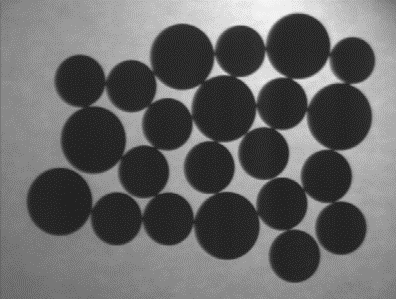
#> input picture Week07/Week 05/c1.png, 396 x 299 px; the run also reads 3 pictures not shown here
$ jupyter execute 'Week 05.ipynb'
#> lines starting #> are read from the running program, lines starting #| are printed output that depends on the picture; after the words box and inside, x2 and y2 are one past the last pixel; in counts of white or black regions, pixels touching at a corner belong together
# Digital Image Processing — Lecture 05 Code
**Morphological Image Processing **

This notebook walks through the core ideas and implementations from the lecture using **NumPy** and **pure Python** implementations (no built‑in cv2 filtering).
We only use **OpenCV (`cv2`) for reading images** and **Matplotlib** for visualization.

> Topics covered
- Introduction to Morphological Image Processing
- Structuring Elements
- Fundamental Operations (Erosion, Dilation)
- Compound Operations (Opening, Closing)

*Tip:* Run the notebook top‑to‑bottom. Each section has short notes and formulas to revise the slides.

## Introduction to Morphological Image Processing

Morphological image processing focuses on extracting image components to describe their shape and structure. These operations are typically applied to binary images, where each pixel is either 0 or 1.

Key Operations:
- Erosion: Shrinks the foreground objects in a binary image.
- Dilation: Expands the foreground objects in a binary image.
- Opening: Erosion followed by dilation, often used to remove small noise.
- Closing: Dilation followed by erosion, used to close small holes in objects.

### Required Libraries

[cell 1]
import numpy as np
import matplotlib.pyplot as plt
import cv2

### Creating the Binary Image

[cell 2]
# Create a binary image: 1 represents foreground, 0 represents background
image = np.array([
    [0,0,0,0,0,0,0,0,1,0,0,0,0,0,0,0,0,0,0,0],
    [0,0,0,0,0,0,0,1,1,1,0,0,0,0,0,0,0,0,0,0],
    [0,0,0,0,0,0,1,1,1,1,1,0,0,0,0,0,0,0,0,0],
    [0,0,0,0,0,1,1,1,1,1,1,1,0,0,0,0,0,0,0,0],
    [0,0,0,0,1,1,1,1,1,1,1,1,1,0,0,0,0,0,0,0],
    [0,0,0,1,1,1,1,1,1,1,1,1,1,1,0,0,0,0,0,0],
    [0,0,1,1,1,1,1,1,1,1,1,1,1,1,1,0,0,0,0,0],
    [0,1,1,1,1,1,1,1,1,1,1,1,1,1,1,1,0,0,0,0],
    [1,1,1,1,1,1,1,1,1,1,1,1,1,1,1,1,1,0,0,0],
    [0,1,1,1,1,1,1,1,1,1,1,1,1,1,1,1,0,0,0,0],
    [0,0,1,1,1,1,1,1,1,1,1,1,1,1,1,0,0,0,0,0],
    [0,0,0,1,1,1,1,1,1,1,1,1,1,1,0,0,0,0,0,0],
    [0,0,0,0,1,1,1,1,1,1,1,1,1,0,0,0,0,0,0,0],
    [0,0,0,0,0,1,1,1,1,1,1,1,0,0,0,0,0,0,0,0],
    [0,0,0,0,0,0,1,1,1,1,1,0,0,0,0,0,0,0,0,0],
    [0,0,0,0,0,0,0,1,1,1,0,0,0,0,0,0,0,0,0,0],
    [0,0,0,0,0,0,0,0,1,0,0,0,0,0,0,0,0,0,0,0],
    [0,0,0,0,0,0,0,0,0,0,0,0,0,0,0,0,0,0,0,0],
    [0,0,0,0,0,0,0,0,0,0,0,0,0,0,0,0,0,0,0,0],
    [0,0,0,0,0,0,0,0,0,0,0,0,0,0,0,0,0,0,0,0]
], dtype=np.uint8)

# Visualize the original image
plt.imshow(image, cmap='gray')
plt.title("Original Binary Image")
plt.show()

## Structuring Elements
What are Structuring Elements?

A structuring element is a small binary matrix that defines the neighborhood used for the operation. It acts like a filter that moves over the binary image.

Types of Structuring Elements:

1. Box-shaped structuring element: A rectangular matrix of 1s.

2. Disk-shaped structuring element: A circular matrix (approximated as a square).

3. Hexagonal structuring element: A matrix that approximates the shape of a hexagon.

We'll create these structuring elements and visualize them.

[cell 3]
# Create a box-shaped structuring element (3x3)
se_box = np.ones((3, 3), dtype=np.uint8)

# Create a disk-shaped structuring element (approximated with a 5x5 matrix)
se_disk = np.array([[0, 1, 1, 1, 0],
                    [1, 1, 1, 1, 1],
                    [1, 1, 1, 1, 1],
                    [1, 1, 1, 1, 1],
                    [0, 1, 1, 1, 0]], dtype=np.uint8)

# Create a hexagonal structuring element (approximated with a 5x5 matrix)
se_hex = np.array([[0, 0, 1, 0, 0],
                   [0, 1, 1, 1, 0],
                   [1, 1, 1, 1, 1],
                   [0, 1, 1, 1, 0],
                   [0, 0, 1, 0, 0]], dtype=np.uint8)

# Visualize the structuring elements
fig, ax = plt.subplots(1, 3, figsize=(15, 5))

ax[0].imshow(se_box, cmap='binary')
ax[0].set_title('Box Structuring Element')

ax[1].imshow(se_disk, cmap='gray')
ax[1].set_title('Disk Structuring Element\n Black pixels are don\'t care pixels')

ax[2].imshow(se_hex, cmap='gray')
ax[2].set_title('Hexagonal Structuring Element\n Black pixels are don\'t care pixels')

plt.show()

## Erosion
What is Erosion?

Erosion shrinks objects in a binary image. A pixel in the output image is set to 1 if the structuring element fits entirely within the region of interest in the input image.

Erosion Operation with Code:

We’ll apply errosion to the binary image using above structural elements.

[cell 4]
# Some python and numpy operations to understand erosion condition
print('1 & 1 =', 1 & 1)
print('1 & 0 =', 1 & 0)
print('[1,1,1,1]', np.all([1, 1, 1, 1]))
print('[1,1,0,1]', np.all([1, 1, 0, 1]))

[cell 5]
se = se_box  # change this to se_disk or se_hex to test other SEs
image_height, image_width = image.shape
se_height, se_width = se.shape

padding_size = (se_height // 2, se_width // 2)
padded_image = np.pad(image, padding_size, mode='constant', constant_values=0)
eroded_image = np.zeros_like(image)

# Perform erosion
for i in range(image_height):
    for j in range(image_width):
        # Extract region of interest (ROI)
        roi = padded_image[i : i + se_height, j : j + se_width]

        # Erosion condition: structuring element must fit entirely within the foreground
        if np.all(roi[se == 1] == 1):  # if all 1's in the ROI match the structuring element
            eroded_image[i , j ] = 1


# Visualize the structuring elements
fig, ax = plt.subplots(1, 3, figsize=(15, 5))

ax[0].imshow(image, cmap='gray')
ax[0].set_title('Binary Image')

ax[1].imshow(se_box, cmap='binary')
ax[1].set_title('Box Structuring Element  (3 x 3 )')

ax[2].imshow(eroded_image, cmap='gray')
ax[2].set_title('Erroded Image')

plt.show()

Now we will errod the image with disc and hexagon too

[cell 6]
image_height, image_width = image.shape
se_height, se_width = se_disk.shape

padding_size = (se_height // 2, se_width // 2)
padded_image = np.pad(image, padding_size, mode='constant', constant_values=0)
eroded_image = np.zeros_like(image)

# Perform erosion
for i in range(image_height):
    for j in range(image_width):
        # Extract region of interest (ROI)
        roi = padded_image[i : i + se_height, j : j + se_width]

        # Erosion condition: structuring element must fit entirely within the foreground
        if np.all(roi[se_disk == 1] == 1):  # if all 1's in the ROI match the structuring element
            eroded_image[i , j ] = 1


# Visualize the structuring elements
fig, ax = plt.subplots(1, 3, figsize=(15, 5))

ax[0].imshow(image, cmap='gray')
ax[0].set_title('Binary Image')

ax[1].imshow(se_disk, cmap='gray')
ax[1].set_title('Disk Structuring Element  (5 x 5 )')

ax[2].imshow(eroded_image, cmap='gray')
ax[2].set_title('Erroded Image')

plt.show()

[cell 7]
image_height, image_width = image.shape
se_height, se_width = se_hex.shape

padding_size = (se_height // 2, se_width // 2)
padded_image = np.pad(image, padding_size, mode='constant', constant_values=0)
eroded_image = np.zeros_like(image)

# Perform erosion
for i in range(image_height):
    for j in range(image_width):
        # Extract region of interest (ROI)
        roi = padded_image[i : i + se_height, j : j + se_width]

        # Erosion condition: structuring element must fit entirely within the foreground
        if np.all(roi[se_hex == 1] == 1):  # if all 1's in the ROI match the structuring element
            eroded_image[i , j ] = 1


# Visualize the structuring elements
fig, ax = plt.subplots(1, 3, figsize=(15, 5))
ax[0].imshow(image, cmap='gray')
ax[0].set_title('Binary Image')
ax[1].imshow(se_hex, cmap='gray')
ax[1].set_title('Hexagonal Structuring Element  (5 x 5 )')
ax[2].imshow(eroded_image, cmap='gray')
ax[2].set_title('Erroded Image')
plt.show()

Writing a show function for vissualization so we dont have to write the same code for ploting again and again

[cell 8]
# We will create a function so we dont have to write the same code for ploting again and again
import matplotlib.pyplot as plt

def show_results(images, titles=None, cols=4, figsize=(16, 6), cmap='gray'):
    """
    Display multiple images side by side.

    Parameters:
        images (list): List of images to display.
        titles (list, optional): List of titles for each image.
        cols (int, optional): Number of columns in the subplot grid.
        figsize (tuple, optional): Figure size.
        cmap (str, optional): Colormap for displaying grayscale images.
    """
    n = len(images)
    rows = (n + cols - 1) // cols  # Compute rows automatically

    fig, axes = plt.subplots(rows, cols, figsize=figsize)
    axes = axes.ravel()  # Flatten axes for easy iteration

    for i in range(n):
        axes[i].imshow(images[i], cmap=cmap)
        if titles:
            axes[i].set_title(titles[i])
        axes[i].axis('off')

    # Hide unused subplots (if any)
    for i in range(n, rows * cols):
        axes[i].axis('off')

    plt.tight_layout()
    plt.show()

## Dilation
What is Dilation?

Dilation expands objects in a binary image. A pixel in the output image is set to 1 if the structuring element "hits" any of the foreground pixels in the input image.

Dilation Operation with Code:

We’ll apply dilation to the binary image using the structural element we have seen so far in this notebook.

[cell 9]
print('np.any examples some values zeros and 1"s:', np.any([1, 0, 0, 0]))
print('np.any examples with all values zeros:', np.any([0, 0, 0, 0]))
print('np.any examples with all values 1"s:', np.any([[1, 1, 1, 1]]))

[cell 10]
# Dilation with box structuring element
image_height, image_width = image.shape
se_height, se_width = se_box.shape

padding_size = (se_height // 2, se_width // 2)
padded_image = np.pad(image, padding_size, mode='constant', constant_values=0)

dilated_image = np.zeros_like(image)

# Perform dilation
for i in range(image_height):
    for j in range(image_width):
        # Extract region of interest (ROI)
        roi = padded_image[i:i+se_height, j:j+se_width]

        # Dilation condition: structuring element hits any foreground pixel
        if np.any(roi[se_box == 1] == 1):  # if any 1's in the ROI match the structuring element
            dilated_image[i , j] = 1

# Visualize the structuring elements
fig, ax = plt.subplots(1, 3, figsize=(15, 5))
ax[0].imshow(image, cmap='gray')
ax[0].set_title('Binary Image')
ax[1].imshow(se_box, cmap='binary')
ax[1].set_title('Box Structuring Element  (3 x 3 )')
ax[2].imshow(dilated_image, cmap='gray')
ax[2].set_title('Dilated Image')
plt.show()
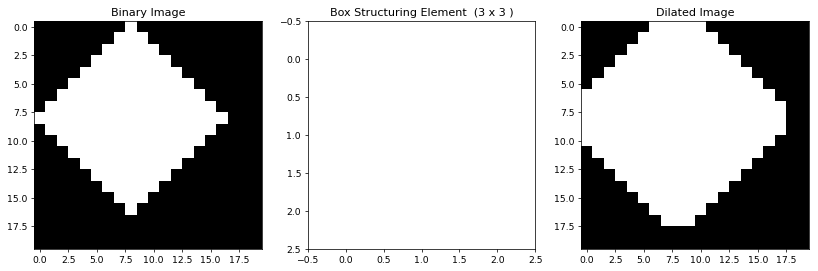
#> figure drawn by matplotlib, 3 panels

Now we will dilate the same image with disc and hexagon too

[cell 11]
se_row, se_col = se_disk.shape
padding_size = (se_row // 2, se_col // 2)
padded_image = np.pad(image, padding_size, mode='constant', constant_values=0)

dilated_image = np.zeros_like(image)
rows, cols = dilated_image.shape

# Perform dilation
for row in range(rows):
    for col in range(cols):
        # Extract region of interest (ROI)
        roi = padded_image[row:row+se_row, col:col+se_col]

        # Dilation condition: structuring element hits any foreground pixel
        if np.any(roi[se_disk == 1] == 1):  # if any 1's in the ROI match the structuring element
            dilated_image[row , col] = 1

# Visualize the structuring elements
show_results(
    images=[image, se_disk, dilated_image],
    titles=['Binary Image', 'Disk Structuring Element  (5 x 5 )', 'Dilated Image'],
    cols=3
)

[cell 12]
# Dilate with hexagonal structuring element

se_row, se_col = se_hex.shape
padding_size = (se_row // 2, se_col // 2)
padded_image = np.pad(image, padding_size, mode='constant', constant_values=0)

dilated_image = np.zeros_like(image)
rows, cols = dilated_image.shape

# Perform dilation
for row in range(rows):
    for col in range(cols):
        # Extract region of interest (ROI)
        roi = padded_image[row:row+se_row, col:col+se_col]

        # Dilation condition: structuring element hits any foreground pixel
        if np.any(roi[se_hex == 1] == 1):  # if any 1's in the ROI match the structuring element
            dilated_image[row , col] = 1

# Visualize the structuring elements
show_results(
    images=[image, se_hex, dilated_image],
    titles=['Binary Image', 'Hexagonal Structuring Element  (5 x 5 )', 'Dilated Image'],
    cols=3
)
#> call 2 of show_results, with cols = 3, figsize = (16, 6), cmap = 'gray'
#> in show_results (call 2), `plt.show()`:
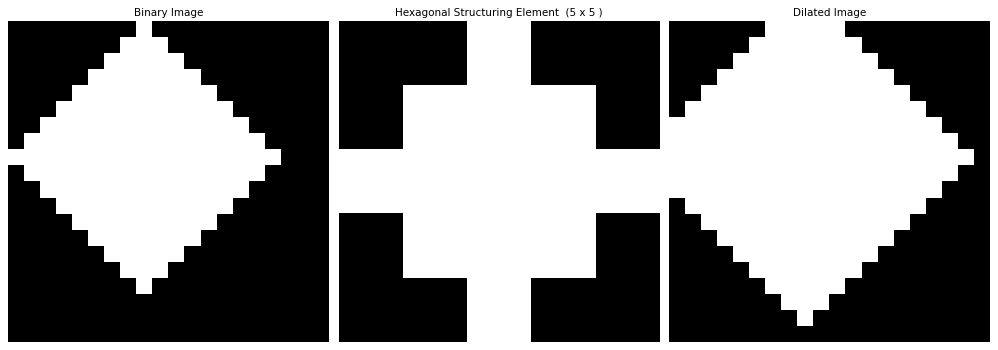
#> figure drawn by matplotlib, 3 panels

## Some Practical Examples of Errosion

[cell 13]
image = cv2.imread('c1.png', cv2.IMREAD_GRAYSCALE)
#> image is the input picture: shape (299, 396); min 34, max 245, mean 102.3
plt.imshow(image, cmap='gray')
plt.title("Original Image")
plt.show()

To convert this image into binary image we will use thresholding

[cell 14]
binary_image = np.where(image > 100, 0, 1).astype(np.uint8)
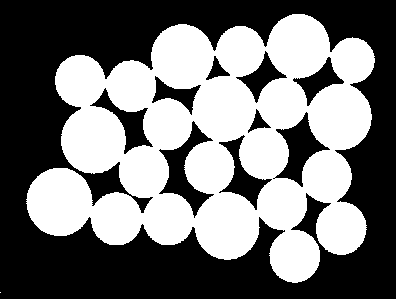
#> binary_image: shape (299, 396); values 0 (black) and 1 (white), 45.7% white; 2 white regions (1 under 20 px), largest, box (x1, y1, x2, y2) and area: (26, 14, 375, 283) 54096
plt.imshow(binary_image, cmap='gray')
plt.title("Binary Image")
plt.show()

Counting these coins is difficult because they touch each other! <br>
Solution: Erosion separates them!

Alse create a function for errosion to use anywhere in the file

[cell 15]
def erosion(input_image, structuring_element):
    h, w = input_image.shape
    sh, sw = structuring_element.shape

    ph, pw = sh // 2, sw // 2
    padded = np.pad(input_image, ((ph, ph), (pw, pw)), mode='constant', constant_values=0)
#> padded: shape (311, 408); values 0 (black) and 1 (white), 42.6% white; 2 white regions (1 under 20 px), largest, box (x1, y1, x2, y2) and area: (32, 20, 381, 289) 54096

    eroded = np.zeros_like(input_image)

    for i in range(h):
        for j in range(w):
            roi = padded[i:i+sh, j:j+sw]

            if np.all(roi[structuring_element == 1] == 1):
                eroded[i, j] = 1
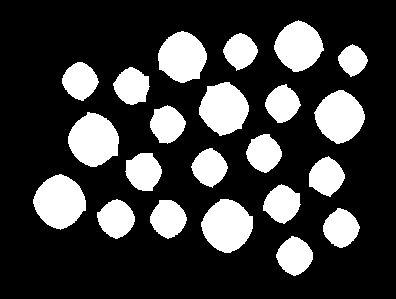
#> eroded: shape (299, 396); values 0 (black) and 1 (white), 23.9% white; 22 white regions, largest, box (x1, y1, x2, y2) and area: (33, 174, 86, 230) 2094, (68, 112, 119, 167) 2038, (201, 199, 253, 253) 2025

    return eroded


# Create a disk-shaped structuring element (approximated with a 5x5 matrix)
se = np.ones((13,13), dtype=np.uint8)

eroded_image = erosion(binary_image, se)

show_results(
    images=[binary_image, eroded_image],
    titles=['Binary Image', 'Erroded Image'],
    cols=2, cmap='gray'
)

The objects shapes has been destroyed. Apply disk SE.

[cell 16]
def create_disk_se(radius):
#> called with radius = 11
    size = 2 * radius + 1  # Diameter of the disk
    se = np.zeros((size, size), dtype=np.uint8)
    center = radius
    for i in range(size):
        for j in range(size):
            if (i - center)**2 + (j - center)**2 <= radius**2: # Finding Euclidean distance from center, if less or equal then the pixel is inside the disk
                se[i, j] = 1
    return se

# Generate the 11x11 disk-shaped structuring element with a radius of 5
se = create_disk_se(11)
eroded_image = erosion(binary_image, se)
#> after the loop in erosion (call 2), `for i in range(h):`:
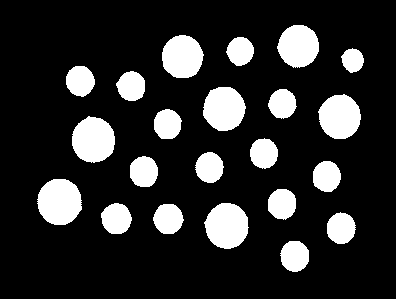
#> eroded: shape (299, 396); values 0 (black) and 1 (white), 17.3% white; 22 white regions, largest, box (x1, y1, x2, y2) and area: (37, 179, 82, 225) 1628, (204, 203, 249, 249) 1565, (72, 116, 115, 163) 1560
show_results(
    images=[binary_image, se, eroded_image],
    titles=['Binary Image', 'Disk SE with size 23 x 23', 'Erroded Image'],
    cols=3, cmap='gray'
)
#> call 4 of show_results, with cols = 3, figsize = (16, 6), cmap = 'gray'
#> in show_results (call 4), `n = len(images)`: n = 3
#> in show_results (call 4), `plt.show()`:
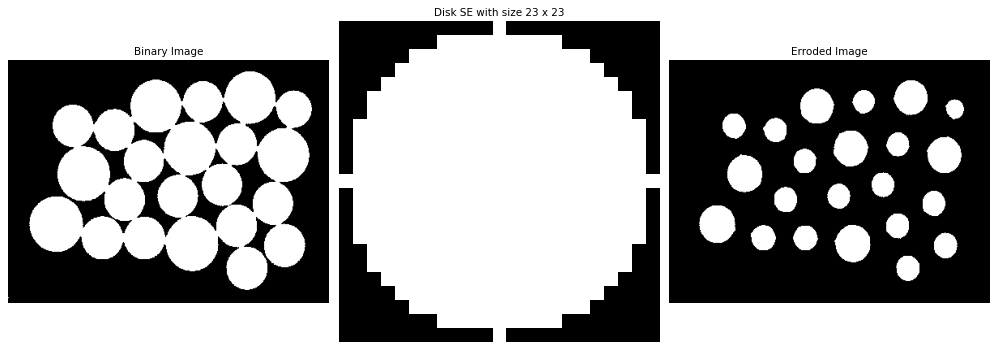
#> figure drawn by matplotlib, 3 panels

### Example : Using erosion to remove image components

[cell 17]
image = cv2.imread('cir.jpg', cv2.IMREAD_GRAYSCALE)
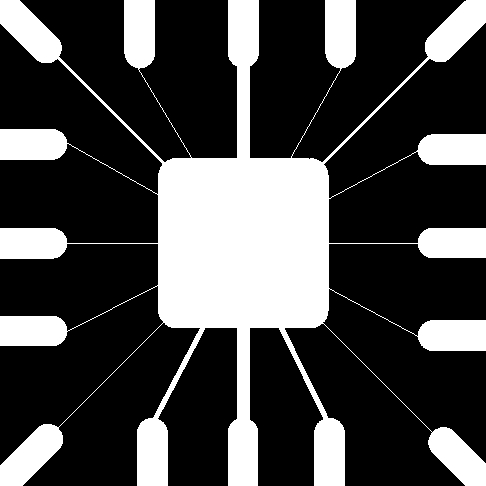
#> input picture Week07/Week 05/cir.jpg, 486 x 486 px
#> image is the input picture: shape (486, 486); min 0, max 255, mean 71.5
plt.imshow(image, cmap='gray')
plt.title("Original Image")
plt.show()

Image eroding wih  square structuring elements of sizes 11 x 11

[cell 18]
def create_square_se(size):
    se = np.ones((size, size), dtype=np.uint8)
    return se

se = create_square_se(11)

se_rows, se_cols = se.shape
padding_size = (se_rows // 2, se_cols // 2)
padded_image = np.pad(image, padding_size, mode='constant', constant_values=0)

eroded_image11x11 = np.zeros_like(image)
rows, cols = eroded_image11x11.shape

# Perform erosion
for row in range(rows):
    for col in range(cols):
        # Extract region of interest (ROI)
        roi = padded_image[row:row+se_rows, col:col+se_cols]

        # Erosion condition: structuring element must fit entirely within the foreground
        erroded_vals = roi * se  # Our se contains only 1's and if the product result black pixel (0) appears anywhere, then the erosion condition fails
        eroded_image11x11[row , col] = 0 if np.any(erroded_vals == 0) else 1
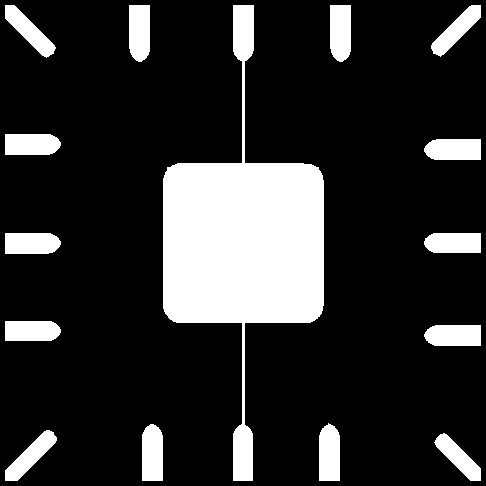
#> eroded_image11x11: shape (486, 486); values 0 (black) and 1 (white), 18.3% white; 15 white regions, largest, box (x1, y1, x2, y2) and area: (163, 5, 324, 481) 28261, (142, 424, 163, 481) 1121, (424, 139, 481, 160) 1119

# Visualize the structuring elements
show_results(
    images=[image, eroded_image11x11],
    titles=['Original Image', 'Erroded Image 11 x 11'],
    cols=2, cmap='gray'
)

Image eroding wih  square structuring elements of sizes 15 x 15 <br>

Now also let's define a function for errosion

[cell 19]
def erosion(input_image, structuring_element):
    h, w = input_image.shape
    sh, sw = structuring_element.shape

    ph, pw = sh // 2, sw // 2
    padded = np.pad(input_image, ((ph, ph), (pw, pw)), mode='constant', constant_values=0)
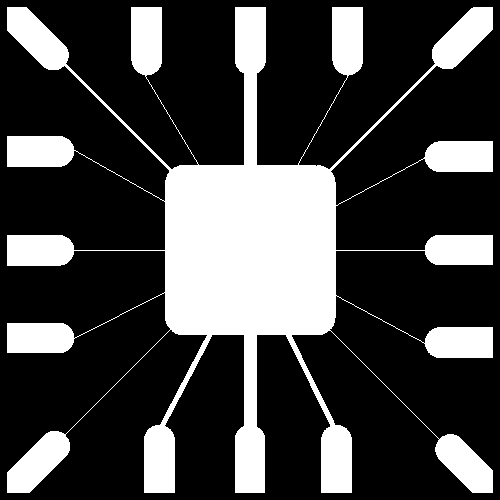
#> padded: shape (500, 500); min 0, max 255, mean 67.6

    eroded = np.zeros_like(input_image)

    for i in range(h):
        for j in range(w):
            roi = padded[i:i+sh, j:j+sw]

            erroded_vals = roi * structuring_element
            eroded[i, j] = 0 if np.any(erroded_vals == 0) else 1
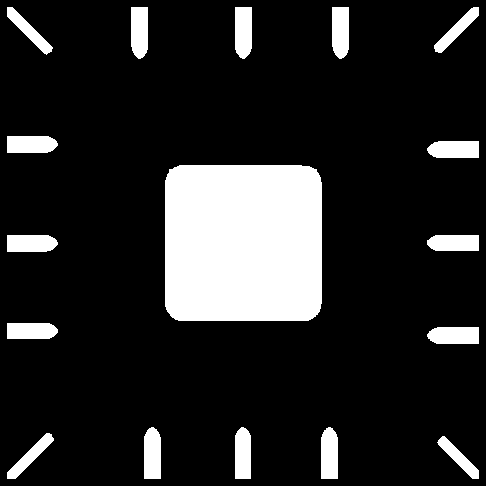
#> eroded: shape (486, 486); values 0 (black) and 1 (white), 15.4% white; 17 white regions, largest, box (x1, y1, x2, y2) and area: (165, 165, 322, 321) 24193, (144, 427, 161, 479) 825, (235, 7, 252, 59) 824

    return eroded

se = create_square_se(15)
eroded_image15x15 = erosion(image, se)
show_results(
    images=[image, eroded_image15x15],
    titles=['Original Image', 'Erroded Image (15 x 15 )'],
    cols=2, cmap='gray'
)
#> (the rest of the program and of its run is left out)
